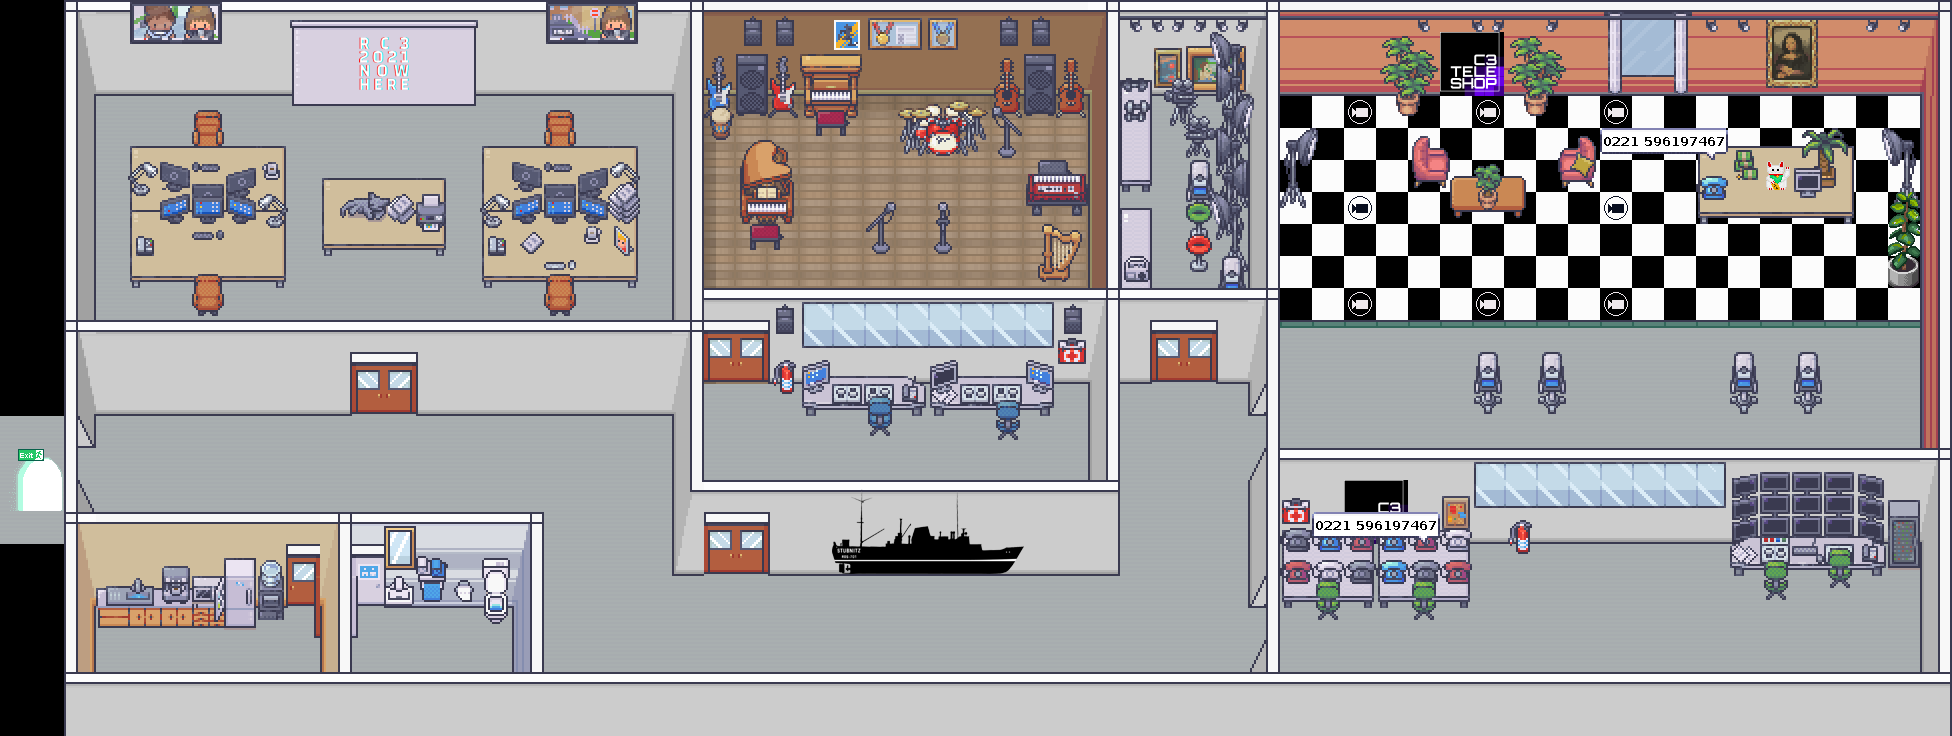

The image is a tile-based game level rendered from a .tmx file. Its description and source (layers, tilesets, objects; grid data summarised) follow:
An orthogonal 61x23 tile map with 32x32 px tiles, 66 tile layers (start, silent, Block, jitsiRoom, ...), 31 tilesets and 11 objects (11x variable).

<map version="1.5" tiledversion="1.7.2" orientation="orthogonal" renderorder="right-down" width="61" height="23" tilewidth="32" tileheight="32" infinite="0" nextlayerid="75" nextobjectid="12">
 <editorsettings>
  <export target="main.json" format="json" />
 </editorsettings>
 <properties>
  <property name="mapCopyright" value="Map &quot;chaostrawler/c3teleshop&quot; by Thoddi is licensed unter CC BY-NC-SA 4.0" />
  <property name="mapDescription" value=" " />
  <property name="mapLink" value=" " />
  <property name="mapName" value="Chaostrawler Studio" />
  <property name="script" value="https://static.rc3.world/scripts/default/bundle.js" />
 </properties>
 <tileset firstgid="1" source="tiles/mapUtilies.tsx" />
 <tileset firstgid="10" source="tiles/rc3-mullana-functionary.tsx" />
 <tileset firstgid="266" source="tiles/ModernInterieurs/1_Generic_32x32.tsx" />
 <tileset firstgid="1514" source="tiles/ModernInterieurs/13_Conference_Hall_Shadowless_32x32.tsx" />
 <tileset firstgid="1706" source="tiles/ModernInterieurs/23_Tevelision_and_Film_Studio_Shadowless_32x32.tsx" />
 <tileset firstgid="1930" source="tiles/ModernInterieurs/Modern_Office_Shadowless_32x32.tsx" />
 <tileset firstgid="2778" source="tiles/ModernInterieurs/Room_Builder_Floor_Connectors_32x32.tsx" />
 <tileset firstgid="3030" source="tiles/ModernInterieurs/Room_Builder_Floors_32x32.tsx" />
 <tileset firstgid="3630" source="tiles/ModernInterieurs/Room_Builder_3d_walls_32x32.tsx" />
 <tileset firstgid="4950" source="tiles/cert-misc.tsx" />
 <tileset firstgid="5974" source="tiles/ModernInterieurs/2_LivingRoom_Shadowless_32x32.tsx" />
 <tileset firstgid="6694" source="tiles/ModernInterieurs/22_Museum_32x32.tsx" />
 <tileset firstgid="8646" source="tiles/ModernInterieurs/14_Basement_Shadowless_32x32.tsx" />
 <tileset firstgid="9446" source="tiles/ModernInterieurs/18_Jail_Shadowless_32x32.tsx" />
 <tileset firstgid="10166" source="tiles/ModernInterieurs/8_Gym_Shadowless_32x32.tsx" />
 <tileset firstgid="10694" source="tiles/ModernInterieurs/Room_Builder_borders_32x32.tsx" />
 <tileset firstgid="11144" source="tiles/ModernInterieurs/animated_door_big_6_32x32.tsx" />
 <tileset firstgid="11159" source="tiles/ModernInterieurs/6_Music_and_sport_Shadowless_32x32.tsx" />
 <tileset firstgid="11927" source="tiles/Schilder.tsx" />
 <tileset firstgid="11991" source="tiles/ModernInterieurs/3_Bathroom_32x32.tsx" />
 <tileset firstgid="12887" source="tiles/ModernInterieurs/12_Kitchen_Shadowless_32x32.tsx" />
 <tileset firstgid="13671" source="tiles/ModernInterieurs/animated_TV_reportage_32x32.tsx" />
 <tileset firstgid="13815" source="tiles/rc3-logo.tsx" />
 <tileset firstgid="13915" source="tiles/worldExit.tsx" />
 <tileset firstgid="13919" source="tiles/ModernInterieurs/animated_TV_reportage_hospital_2_32x32.tsx" />
 <tileset firstgid="14063" source="tiles/ModernInterieurs/animated_cat_32x32.tsx" />
 <tileset firstgid="14099" source="tiles/ModernInterieurs/animated_coffee_32x32.tsx" />
 <tileset firstgid="14111" source="tiles/ModernInterieurs/animated_fridge_white_32x32.tsx" />
 <tileset firstgid="14153" source="tiles/ModernInterieurs/animated_kitchen_microwave_32x32.tsx" />
 <tileset firstgid="14165" source="tiles/ModernInterieurs/animated_control_room_server_32x32.tsx" />
 <tileset firstgid="14174" source="tiles/ModernInterieurs/animated_kitchen_sink_1_32x32.tsx" />
 <layer id="3" name="start" width="61" height="23">
  <properties>
   <property name="startLayer" type="bool" value="true" />
  </properties>
  <data>[1403 cells, 9 non-empty, 1 distinct tile ids]</data>
 </layer>
 <layer id="42" name="silent" width="61" height="23">
  <properties>
   <property name="silent" type="bool" value="true" />
  </properties>
  <data>[1403 cells, 20 non-empty, 1 distinct tile ids]</data>
 </layer>
 <layer id="14" name="Block" width="61" height="23">
  <data>[1403 cells, 591 non-empty, 1 distinct tile ids]</data>
 </layer>
 <layer id="43" name="jitsiRoom" width="61" height="23">
  <properties>
   <property name="jitsiRoom" value="c3teleshop" />
   <property name="jitsiTrigger" value="onaction" />
   <property name="jitsiTriggerMessage" value="Press SPACE to enter C3Teleshop-Chat." />
  </properties>
  <data>[1403 cells, 63 non-empty, 1 distinct tile ids]</data>
 </layer>
 <layer id="22" name="storageStep" width="61" height="23">
  <properties>
   <property name="autoClose" type="bool" value="true" />
   <property name="autoOpen" type="bool" value="true" />
   <property name="doorVariable" value="storageDoor" />
   <property name="zone" value="storageZone" />
  </properties>
  <data>[1403 cells, 6 non-empty, 1 distinct tile ids]</data>
 </layer>
 <layer id="26" name="musicStep" width="61" height="23">
  <properties>
   <property name="autoClose" type="bool" value="true" />
   <property name="autoOpen" type="bool" value="true" />
   <property name="doorVariable" value="musicDoor" />
   <property name="zone" value="musicZone" />
  </properties>
  <data>[1403 cells, 6 non-empty, 1 distinct tile ids]</data>
 </layer>
 <layer id="30" name="musicControlStep" width="61" height="23">
  <properties>
   <property name="autoClose" type="bool" value="true" />
   <property name="autoOpen" type="bool" value="true" />
   <property name="doorVariable" value="musicControlDoor" />
   <property name="zone" value="musicControlZone" />
  </properties>
  <data>[1403 cells, 6 non-empty, 1 distinct tile ids]</data>
 </layer>
 <layer id="55" name="fridgeStep" width="61" height="23">
  <properties>
   <property name="autoClose" type="bool" value="true" />
   <property name="autoOpen" type="bool" value="true" />
   <property name="doorVariable" value="fridgeDoor" />
   <property name="zone" value="fridgeZone" />
  </properties>
  <data>[1403 cells, 2 non-empty, 1 distinct tile ids]</data>
 </layer>
 <layer id="56" name="microwaveStep" width="61" height="23">
  <properties>
   <property name="autoClose" type="bool" value="true" />
   <property name="autoOpen" type="bool" value="true" />
   <property name="doorVariable" value="microwaveDoor" />
   <property name="zone" value="microwaveZone" />
  </properties>
  <data>[1403 cells, 2 non-empty, 1 distinct tile ids]</data>
 </layer>
 <layer id="74" name="kitchenSinkStep" width="61" height="23">
  <properties>
   <property name="autoClose" type="bool" value="true" />
   <property name="autoOpen" type="bool" value="true" />
   <property name="doorVariable" value="kitchenSink" />
   <property name="zone" value="kitchenSinkZone" />
  </properties>
  <data>[1403 cells, 2 non-empty, 1 distinct tile ids]</data>
 </layer>
 <layer id="63" name="kitchenStep" width="61" height="23">
  <properties>
   <property name="autoClose" type="bool" value="true" />
   <property name="autoOpen" type="bool" value="true" />
   <property name="doorVariable" value="kitchenDoor" />
   <property name="zone" value="kitchenZone" />
  </properties>
  <data>[1403 cells, 3 non-empty, 1 distinct tile ids]</data>
 </layer>
 <layer id="68" name="officeStep" width="61" height="23">
  <properties>
   <property name="autoClose" type="bool" value="true" />
   <property name="autoOpen" type="bool" value="true" />
   <property name="doorVariable" value="officeDoor" />
   <property name="zone" value="officeZone" />
  </properties>
  <data>[1403 cells, 6 non-empty, 1 distinct tile ids]</data>
 </layer>
 <layer id="64" name="wcStep" width="61" height="23">
  <properties>
   <property name="autoClose" type="bool" value="true" />
   <property name="autoOpen" type="bool" value="true" />
   <property name="doorVariable" value="wcDoor" />
   <property name="zone" value="wcZone" />
  </properties>
  <data>[1403 cells, 3 non-empty, 1 distinct tile ids]</data>
 </layer>
 <layer id="33" name="phoneStep" width="61" height="23">
  <properties>
   <property name="autoClose" type="bool" value="true" />
   <property name="autoOpen" type="bool" value="true" />
   <property name="doorVariable" value="phoneChange" />
   <property name="zone" value="phoneZone" />
  </properties>
  <data>[1403 cells, 6 non-empty, 1 distinct tile ids]</data>
 </layer>
 <layer id="71" name="phone2Step" width="61" height="23">
  <properties>
   <property name="autoClose" type="bool" value="true" />
   <property name="autoOpen" type="bool" value="true" />
   <property name="doorVariable" value="phone2Change" />
   <property name="zone" value="phone2Zone" />
  </properties>
  <data>[1403 cells, 6 non-empty, 1 distinct tile ids]</data>
 </layer>
 <layer id="34" name="linkShop" width="61" height="23">
  <properties>
   <property name="openWebsite" value="https://jetzt-mega-absahnen.shop" />
   <property name="openWebsiteTrigger" value="onaction" />
   <property name="openWebsiteTriggerMessage" value="Press SPACE to open the C3-Teleshop." />
  </properties>
  <data>[1403 cells, 4 non-empty, 1 distinct tile ids]</data>
 </layer>
 <layer id="46" name="linkChaostrawler" width="61" height="23">
  <properties>
   <property name="openTab" value="https://twitter.com/chaostrawler" />
   <property name="openWebsiteTrigger" value="onaction" />
   <property name="openWebsiteTriggerMessage" value="Press SPACE to open @chaostrawler in a new Tab." />
  </properties>
  <data>[1403 cells, 1 non-empty, 1 distinct tile ids]</data>
 </layer>
 <layer id="47" name="linkC3teleshop" width="61" height="23">
  <properties>
   <property name="openTab" value="https://twitter.com/C3Teleshop/" />
   <property name="openWebsite" value="https://twitter.com/C3Teleshop/" />
   <property name="openWebsiteTrigger" value="onaction" />
   <property name="openWebsiteTriggerMessage" value="Press SPACE to open @c3teleshop in a new Tab." />
  </properties>
  <data>[1403 cells, 1 non-empty, 1 distinct tile ids]</data>
 </layer>
 <layer id="48" name="linkStubnitz" width="61" height="23">
  <properties>
   <property name="openWebsite" value="https://ms.stubnitz.com/" />
   <property name="openWebsiteTrigger" value="onaction" />
   <property name="openWebsiteTriggerMessage" value="Press SPACE to open the website of the MS Stubniz." />
  </properties>
  <data>[1403 cells, 1 non-empty, 1 distinct tile ids]</data>
 </layer>
 <layer id="10" name="Floor" width="61" height="23">
  <data>[1403 cells, 1365 non-empty, 7 distinct tile ids]</data>
 </layer>
 <layer id="4" name="exitToWorld" width="61" height="23">
  <properties>
   <property name="exitUrl" value="world://lobby/punchcard.json#start_chaostrawler" />
  </properties>
  <data>[1403 cells, 4 non-empty, 4 distinct tile ids]</data>
 </layer>
 <layer id="11" name="FloorPodest" width="61" height="23">
  <data>[1403 cells, 28 non-empty, 3 distinct tile ids]</data>
 </layer>
 <layer id="1" name="Wall-Behind" width="61" height="23">
  <data>[1403 cells, 324 non-empty, 45 distinct tile ids]</data>
 </layer>
 <layer id="6" name="WallDecoration-Behind" width="61" height="23">
  <data>[1403 cells, 75 non-empty, 57 distinct tile ids]</data>
 </layer>
 <layer id="40" name="Chair 2" width="61" height="23">
  <data>[1403 cells, 4 non-empty, 2 distinct tile ids]</data>
 </layer>
 <layer id="8" name="ItemsGround-Behind" width="61" height="23">
  <data>[1403 cells, 194 non-empty, 102 distinct tile ids]</data>
 </layer>
 <layer id="39" name="ItemsGround-Behind2" width="61" height="23">
  <data>[1403 cells, 30 non-empty, 9 distinct tile ids]</data>
 </layer>
 <layer id="15" name="Lamps" width="61" height="23">
  <data>[1403 cells, 26 non-empty, 5 distinct tile ids]</data>
 </layer>
 <layer id="73" name="kitchenSinkOff" width="61" height="23">
  <data>[1403 cells, 2 non-empty, 2 distinct tile ids]</data>
 </layer>
 <layer id="72" name="kitchenSinkOn" width="61" height="23">
  <data>[1403 cells, 2 non-empty, 2 distinct tile ids]</data>
 </layer>
 <layer id="12" name="OnDesk" width="61" height="23">
  <data>[1403 cells, 75 non-empty, 55 distinct tile ids]</data>
 </layer>
 <layer id="44" name="OnDesk3" width="61" height="23">
  <data>[1403 cells, 35 non-empty, 25 distinct tile ids]</data>
 </layer>
 <layer id="45" name="OnDesk4" width="61" height="23">
  <data>[1403 cells, 4 non-empty, 4 distinct tile ids]</data>
 </layer>
 <layer id="51" name="microwaveOpen" width="61" height="23">
  <data>[1403 cells, 1 non-empty, 1 distinct tile ids]</data>
 </layer>
 <layer id="52" name="microwaveClose" width="61" height="23">
  <data>[1403 cells, 1 non-empty, 1 distinct tile ids]</data>
 </layer>
 <layer id="54" name="fridgeOpen1" width="61" height="23">
  <data>[1403 cells, 4 non-empty, 4 distinct tile ids]</data>
 </layer>
 <layer id="53" name="fridgeClose1" width="61" height="23">
  <data>[1403 cells, 2 non-empty, 2 distinct tile ids]</data>
 </layer>
 <layer id="17" name="Chair" width="61" height="23">
  <data>[1403 cells, 12 non-empty, 8 distinct tile ids]</data>
 </layer>
 <layer id="31" name="phoneOff" width="61" height="23">
  <data>[1403 cells, 0 non-empty, 0 distinct tile ids]</data>
 </layer>
 <layer id="57" name="wcDoorClose1" width="61" height="23">
  <data>[1403 cells, 1 non-empty, 1 distinct tile ids]</data>
 </layer>
 <layer id="60" name="kitchenDoorClose1" width="61" height="23">
  <data>[1403 cells, 1 non-empty, 1 distinct tile ids]</data>
 </layer>
 <layer id="28" name="musicControlClose1" width="61" height="23">
  <data>[1403 cells, 2 non-empty, 1 distinct tile ids]</data>
 </layer>
 <layer id="23" name="musicDoorClose1" width="61" height="23">
  <data>[1403 cells, 2 non-empty, 1 distinct tile ids]</data>
 </layer>
 <layer id="65" name="officeDoorClose1" width="61" height="23">
  <data>[1403 cells, 2 non-empty, 1 distinct tile ids]</data>
 </layer>
 <layer id="19" name="storageDoorClose1" width="61" height="23">
  <data>[1403 cells, 2 non-empty, 1 distinct tile ids]</data>
 </layer>
 <objectgroup id="2" name="floorLayer">
  <object id="1" name="storageDoor" type="variable" x="1134" y="338">
   <properties>
    <property name="closeLayer">storageDoorClose1
storageDoorClose2</property>
    <property name="default" type="bool" value="false" />
    <property name="door" type="bool" value="true" />
    <property name="openLayer" value="storageDoorOpen" />
   </properties>
   <point />
  </object>
  <object id="4" name="phoneChange" type="variable" x="1713" y="163">
   <properties>
    <property name="closeLayer" value="phoneOff" />
    <property name="default" type="bool" value="false" />
    <property name="door" type="bool" value="true" />
    <property name="openLayer" value="phoneShow" />
   </properties>
   <point />
  </object>
  <object id="10" name="phone2Change" type="variable" x="1311.67" y="504.333">
   <properties>
    <property name="closeLayer" value="phoneOff" />
    <property name="default" type="bool" value="false" />
    <property name="door" type="bool" value="true" />
    <property name="openLayer" value="phone2Show" />
   </properties>
   <point />
  </object>
  <object id="2" name="musicDoor" type="variable" x="792" y="341">
   <properties>
    <property name="closeLayer">musicDoorClose1
musicDoorClose2</property>
    <property name="default" type="bool" value="false" />
    <property name="door" type="bool" value="true" />
    <property name="openLayer" value="musicDoorOpen" />
   </properties>
   <point />
  </object>
  <object id="5" name="fridgeDoor" type="variable" x="240" y="542">
   <properties>
    <property name="closeLayer" value="fridgeClose1" />
    <property name="default" type="bool" value="false" />
    <property name="door" type="bool" value="true" />
    <property name="openLayer" value="fridgeOpen1" />
   </properties>
   <point />
  </object>
  <object id="7" name="kitchenDoor" type="variable" x="307" y="528">
   <properties>
    <property name="closeLayer">kitchenDoorClose1
kitchenDoorClose2</property>
    <property name="default" type="bool" value="false" />
    <property name="door" type="bool" value="true" />
    <property name="openLayer" value="kitchenDoorOpen" />
   </properties>
   <point />
  </object>
  <object id="9" name="officeDoor" type="variable" x="295" y="382">
   <properties>
    <property name="closeLayer">officeDoorClose1
officeDoorClose2</property>
    <property name="default" type="bool" value="false" />
    <property name="door" type="bool" value="true" />
    <property name="openLayer" value="officeDoorOpen" />
   </properties>
   <point />
  </object>
  <object id="8" name="wcDoor" type="variable" x="373" y="528">
   <properties>
    <property name="closeLayer">wcDoorClose1
wcDoorClose2</property>
    <property name="default" type="bool" value="false" />
    <property name="door" type="bool" value="true" />
    <property name="openLayer" value="wcDoorOpen" />
   </properties>
   <point />
  </object>
  <object id="6" name="microwaveDoor" type="variable" x="176" y="542">
   <properties>
    <property name="closeLayer" value="microwaveClose" />
    <property name="default" type="bool" value="false" />
    <property name="door" type="bool" value="true" />
    <property name="openLayer" value="microwaveOpen" />
   </properties>
   <point />
  </object>
  </objectgroup>
 <layer id="21" name="storageDoorOpen" width="61" height="23">
  <data>[1403 cells, 6 non-empty, 3 distinct tile ids]</data>
 </layer>
 <layer id="25" name="musicDoorOpen" width="61" height="23">
  <data>[1403 cells, 6 non-empty, 3 distinct tile ids]</data>
 </layer>
 <layer id="27" name="musicControlOpen" width="61" height="23">
  <data>[1403 cells, 6 non-empty, 3 distinct tile ids]</data>
 </layer>
 <layer id="62" name="kitchenDoorOpen" width="61" height="23">
  <data>[1403 cells, 3 non-empty, 3 distinct tile ids]</data>
 </layer>
 <layer id="67" name="officeDoorOpen" width="61" height="23">
  <data>[1403 cells, 6 non-empty, 3 distinct tile ids]</data>
 </layer>
 <layer id="59" name="wcDoorOpen" width="61" height="23">
  <data>[1403 cells, 3 non-empty, 3 distinct tile ids]</data>
 </layer>
 <layer id="5" name="Wall-Above" width="61" height="23">
  <data>[1403 cells, 284 non-empty, 24 distinct tile ids]</data>
 </layer>
 <layer id="7" name="WallDecoration-Above" width="61" height="23">
  <data>[1403 cells, 82 non-empty, 46 distinct tile ids]</data>
 </layer>
 <layer id="41" name="Chair 3" width="61" height="23">
  <data>[1403 cells, 4 non-empty, 2 distinct tile ids]</data>
 </layer>
 <layer id="9" name="ItemsGround-Above" width="61" height="23">
  <data>[1403 cells, 75 non-empty, 44 distinct tile ids]</data>
 </layer>
 <layer id="18" name="ItemGroud-Above2" width="61" height="23">
  <data>[1403 cells, 10 non-empty, 9 distinct tile ids]</data>
 </layer>
 <layer id="13" name="Ondesk2" width="61" height="23">
  <data>[1403 cells, 11 non-empty, 11 distinct tile ids]</data>
 </layer>
 <layer id="61" name="kitchenDoorClose2" width="61" height="23">
  <data>[1403 cells, 1 non-empty, 1 distinct tile ids]</data>
 </layer>
 <layer id="58" name="wcDoorClose2" width="61" height="23">
  <data>[1403 cells, 1 non-empty, 1 distinct tile ids]</data>
 </layer>
 <layer id="24" name="musicDoorClose2" width="61" height="23">
  <data>[1403 cells, 2 non-empty, 1 distinct tile ids]</data>
 </layer>
 <layer id="66" name="officeDoorClose2" width="61" height="23">
  <data>[1403 cells, 2 non-empty, 1 distinct tile ids]</data>
 </layer>
 <layer id="29" name="musicControlClose2" width="61" height="23">
  <data>[1403 cells, 2 non-empty, 1 distinct tile ids]</data>
 </layer>
 <layer id="20" name="storageDoorClose2" width="61" height="23">
  <data>[1403 cells, 2 non-empty, 1 distinct tile ids]</data>
 </layer>
 <layer id="32" name="phoneShow" width="61" height="23">
  <data>[1403 cells, 4 non-empty, 4 distinct tile ids]</data>
 </layer>
 <layer id="70" name="phone2Show" width="61" height="23">
  <data>[1403 cells, 4 non-empty, 4 distinct tile ids]</data>
 </layer>
 <layer id="16" name="wallAboveDoors" width="61" height="23">
  <data>[1403 cells, 22 non-empty, 5 distinct tile ids]</data>
 </layer>
</map>
<!-- 2 of 11 objects omitted -->
